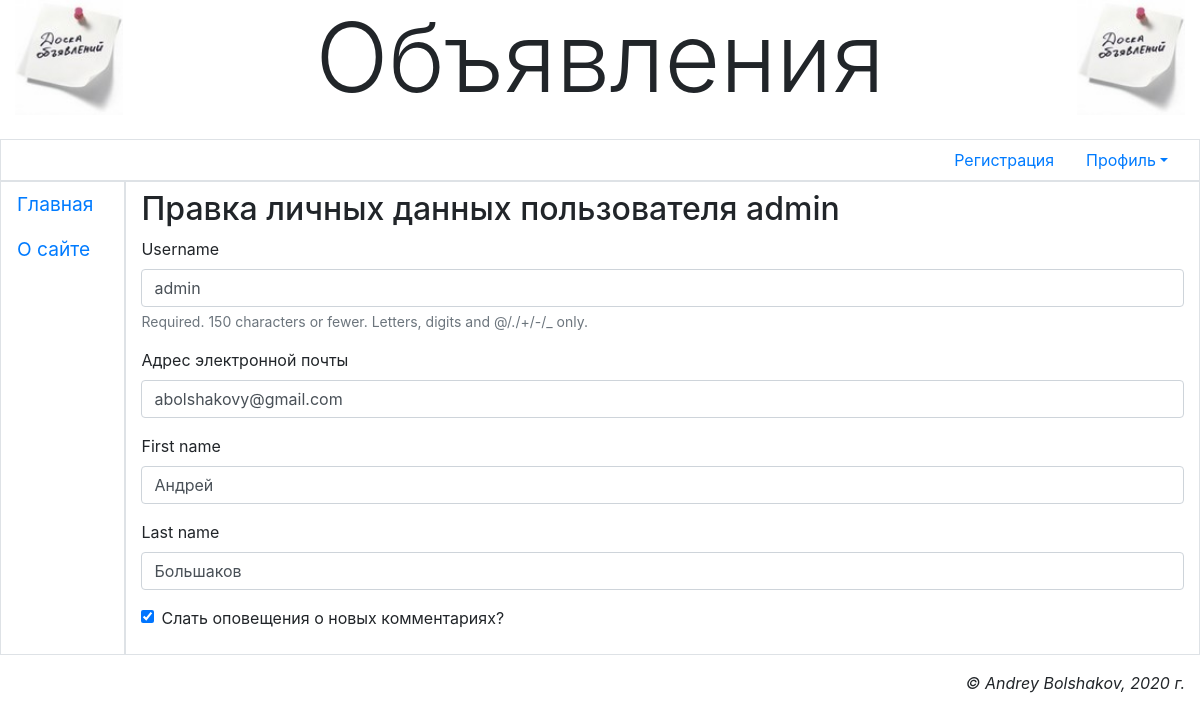
Screenshot of /accounts/profile/change/ (signed in) with the database file from the repository.
### main/models.py (models this page shows, shortened)
class AdvUser(AbstractUser):
    is_activated = models.BooleanField(default=True, db_index=True,
                                       verbose_name='Прошел активацию?')
    send_messages = models.BooleanField(default=True,
                                        verbose_name='Слать оповещения о новых комментариях?')
    class Meta(AbstractUser.Meta):
        pass

### main/views.py (the view)
# urls.py: path('accounts/profile/change/', ChangeUserInfoView.as_view(), name='profile_change'),
class ChangeUserInfoView(SuccessMessageMixin, LoginRequiredMixin, UpdateView):
    model = AdvUser
    template_name = 'main/change_user_info.html'
    form_class = ChangeUserInfoForm
    success_url = reverse_lazy('main:profile')
    success_message = 'Личные данные пользователя изменены'
    def dispatch(self, request, *args, **kwargs):
        self.user_id = request.user.pk
        return super().dispatch(request, *args, **kwargs)
    def get_object(self, queryset=None):
        if not queryset:
            queryset = self.get_queryset()
        return get_object_or_404(queryset, pk=self.user_id)

### main/forms.py
class ChangeUserInfoForm(forms.ModelForm):
    email = forms.EmailField(required=True, label='Адрес электронной почты')
    class Meta:
        model = AdvUser
        fields = ('username', 'email', 'first_name', 'last_name', 'send_messages')

### main/templates/main/change_user_info.html (shortened to what this page needs)
{% extends "layout/basic.html" %}
{% load bootstrap4 %}
{% block content %}
<h2>Правка личных данных пользователя {{ user.username }}</h2>
<form method="post">
    {% bootstrap_form form layout='horizontal' %}
</form>
{% endblock %}

### rows the page displays
AdvUser: username "admin", email "abolshakovy@gmail.com", first_name "Андрей", last_name "Большаков", send_messages "☑"
